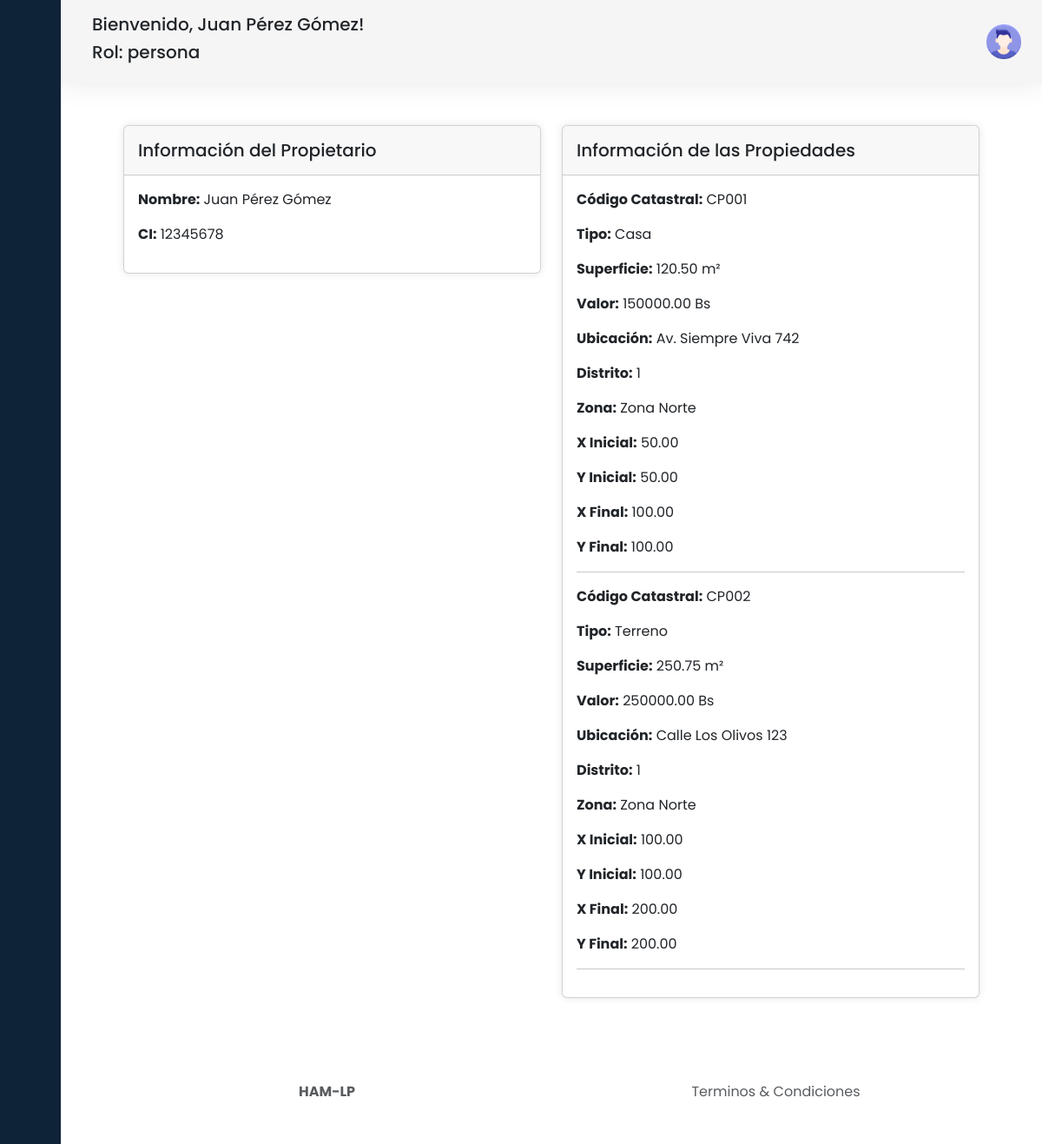
The app's page /pregunta-2/mostrarDatosPersona.php (signed in) with its own data.
### tables this page shows
CREATE TABLE `persona` (
  `id_persona` int(11) NOT NULL,
  `ci` varchar(50) DEFAULT NULL,
  `nombres` varchar(50) DEFAULT NULL,
  `aPaterno` varchar(50) DEFAULT NULL,
  `aMaterno` varchar(50) DEFAULT NULL
);

CREATE TABLE `propiedad` (
  `id` int(11) NOT NULL,
  `codCatastral` varchar(10) DEFAULT NULL,
  `direccion` varchar(255) DEFAULT NULL,
  `distrito` int(11) DEFAULT NULL,
  `zona` varchar(100) DEFAULT NULL,
  `superficie` decimal(10,2) DEFAULT NULL,
  `xIni` decimal(10,2) DEFAULT NULL,
  `yIni` decimal(10,2) DEFAULT NULL,
  `xFin` decimal(10,2) DEFAULT NULL,
  `yFin` decimal(10,2) DEFAULT NULL,
  `tipoPropiedad` varchar(50) DEFAULT NULL,
  `valor` decimal(15,2) DEFAULT NULL,
  `id_persona` int(11) DEFAULT NULL
);

### pregunta-2/mostrarDatosPersona.php (the view, shortened to what this page needs)
<?php
$conexion = conectarBD();
$id_persona = $_SESSION['id_persona'];
$sql = "SELECT a.*, b.* FROM persona a
        INNER JOIN propiedad b ON a.id_persona = b.id_persona
        WHERE a.id_persona = '$id_persona'";
$resultado = $conexion->query($sql);
if ($resultado && $resultado->num_rows > 0) {
    $data = $resultado->fetch_all(MYSQLI_ASSOC);
} else {
    $data = [];
}
?>
<!DOCTYPE html>
<html lang="en">
<head>
    <link href="https://cdn.lineicons.com/4.0/lineicons.css" rel="stylesheet" />
    <link href="https://cdn.jsdelivr.net/npm/bootstrap@5.3.2/dist/css/bootstrap.min.css" rel="stylesheet"
>
    <link rel="stylesheet" href="css/style.css">
</head>
<body>
    <div class="wrapper">
        <?php include 'include/aside.php'; ?>
        <div class="main">
            <?php include 'include/nav.php'; ?>
            <main class="container">
                <div class="row m-5">
                    <div class="col-md-6">
                        <div class="card">
                            <div class="card-header">
                                <h5 class="pt-2">Información del Propietario</h5>
                            </div>
                            <div class="card-body">
                                <?php if (!empty($data)): ?>
                                    <p><strong>Nombre:</strong> <?php echo $data[0]['nombres'] . ' ' . $data[0]['aPaterno'] . ' ' . $data[0]['aMaterno']; ?></p>
                                    <p><strong>CI:</strong> <?php echo $data[0]['ci']; ?></p>
                                <?php else: ?>
                                    <p>No se encontró información del propietario.</p>
                                <?php endif; ?>
                            </div>
                        </div>
                    </div>
                    <?php if (!empty($data)): ?>
                        <div class="col-md-6">
                            <div class="card">
                                <div class="card-header">
                                    <h5 class="pt-2">Información de las Propiedades</h5>
                                </div>
                                <div class="card-body">
                                    <?php foreach ($data as $propiedad): ?>
                                        <div class="mb-3">
                                            <p><strong>Código Catastral:</strong> <?php echo $propiedad['codCatastral']; ?></p>
                                            <p><strong>Tipo:</strong> <?php echo $propiedad['tipoPropiedad']; ?></p>
                                            <p><strong>Superficie:</strong> <?php echo $propiedad['superficie']; ?> m²</p>
                                            <p><strong>Valor:</strong> <?php echo $propiedad['valor']; ?> Bs</p>
                                            <p><strong>Ubicación:</strong> <?php echo $propiedad['direccion']; ?></p>
                                            <p><strong>Distrito:</strong> <?php echo $propiedad['distrito']; ?></p>
                                            <p><strong>Zona:</strong> <?php echo $propiedad['zona']; ?></p>
                                            <p><strong>X Inicial:</strong> <?php echo $propiedad['xIni']; ?></p>
                                            <p><strong>Y Inicial:</strong> <?php echo $propiedad['yIni']; ?></p>
                                            <p><strong>X Final:</strong> <?php echo $propiedad['xFin']; ?></p>
                                            <p><strong>Y Final:</strong> <?php echo $propiedad['yFin']; ?></p>
                                            <hr>
                                        </div>
                                    <?php endforeach; ?>
                                </div>
                            </div>
                        </div>
                    <?php endif; ?>
                </div>
            </main>
            <?php include 'include/footer.php'; ?>
        </div>
    </div>
</body>
</html>

### pregunta-2/css/style.css (style rules this page uses)
body { font-family: 'Poppins', sans-serif; }
.wrapper { display: flex; }
.main { display: flex; flex-direction: column; min-height: 100vh; width: 100%; overflow: hidden; transition: all 0.35s ease-in-out; background-color: #fff; min-width: 0; }
.card { box-shadow: 0 0 10px rgba(0, 0, 0, 0.1); }

### records on screen
persona: nombres "Juan", aPaterno "Pérez", aMaterno "Gómez", ci "12345678"
propiedad: codCatastral "CP001", tipoPropiedad "Casa", superficie "120.50", valor "150000.00", direccion "Av. Siempre Viva 742", distrito "1", zona "Zona Norte", xIni "50.00", yIni "50.00", xFin "100.00", yFin "100.00"
propiedad: codCatastral "CP002", tipoPropiedad "Terreno", superficie "250.75", valor "250000.00", direccion "Calle Los Olivos 123", distrito "1", zona "Zona Norte", xIni "100.00", yIni "100.00", xFin "200.00", yFin "200.00"

### other values on screen
$_SESSION['nombreCompleto'] "Juan Pérez Gómez"
$_SESSION['rol'] "persona"
